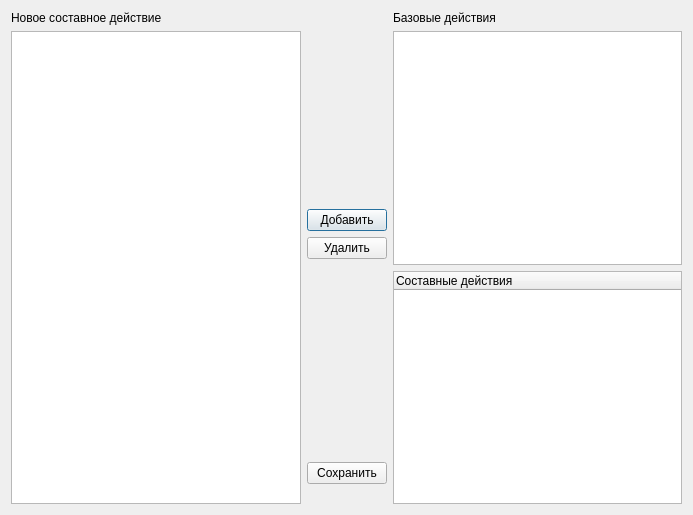
<?xml version="1.0" encoding="UTF-8"?>
<ui version="4.0">
 <class>ComplexActionDialog</class>
 <widget class="QDialog" name="ComplexActionDialog">
  <property name="geometry">
   <rect>
    <x>0</x>
    <y>0</y>
    <width>693</width>
    <height>515</height>
   </rect>
  </property>
  <property name="windowTitle">
   <string>Dialog</string>
  </property>
  <layout class="QHBoxLayout" name="horizontalLayout">
   <item>
    <layout class="QVBoxLayout" name="verticalLayout">
     <property name="leftMargin">
      <number>0</number>
     </property>
     <item>
      <widget class="QLabel" name="label">
       <property name="text">
        <string>Новое составное действие</string>
       </property>
      </widget>
     </item>
     <item>
      <widget class="QListWidget" name="ruleListWidget"/>
     </item>
    </layout>
   </item>
   <item>
    <layout class="QVBoxLayout" name="verticalLayout_2">
     <property name="leftMargin">
      <number>0</number>
     </property>
     <item>
      <spacer name="verticalSpacer_2">
       <property name="orientation">
        <enum>Qt::Vertical</enum>
       </property>
       <property name="sizeHint" stdset="0">
        <size>
         <width>20</width>
         <height>40</height>
        </size>
       </property>
      </spacer>
     </item>
     <item>
      <widget class="QPushButton" name="addPushButton">
       <property name="text">
        <string>Добавить</string>
       </property>
      </widget>
     </item>
     <item>
      <widget class="QPushButton" name="deletePushButton">
       <property name="text">
        <string>Удалить</string>
       </property>
      </widget>
     </item>
     <item>
      <spacer name="verticalSpacer">
       <property name="orientation">
        <enum>Qt::Vertical</enum>
       </property>
       <property name="sizeHint" stdset="0">
        <size>
         <width>20</width>
         <height>40</height>
        </size>
       </property>
      </spacer>
     </item>
     <item>
      <widget class="QPushButton" name="savePushButton">
       <property name="text">
        <string>Сохранить</string>
       </property>
      </widget>
     </item>
     <item>
      <spacer name="verticalSpacer_3">
       <property name="orientation">
        <enum>Qt::Vertical</enum>
       </property>
       <property name="sizeType">
        <enum>QSizePolicy::Minimum</enum>
       </property>
       <property name="sizeHint" stdset="0">
        <size>
         <width>20</width>
         <height>20</height>
        </size>
       </property>
      </spacer>
     </item>
    </layout>
   </item>
   <item>
    <layout class="QVBoxLayout" name="verticalLayout_3">
     <property name="leftMargin">
      <number>0</number>
     </property>
     <item>
      <widget class="QLabel" name="label_2">
       <property name="text">
        <string>Базовые действия</string>
       </property>
      </widget>
     </item>
     <item>
      <widget class="QListWidget" name="baseActionListWidget"/>
     </item>
     <item>
      <widget class="QTreeWidget" name="ComplexActionTreeWidget">
       <column>
        <property name="text">
         <string>Составные действия</string>
        </property>
       </column>
      </widget>
     </item>
    </layout>
   </item>
  </layout>
 </widget>
 <resources/>
 <connections/>
</ui>
